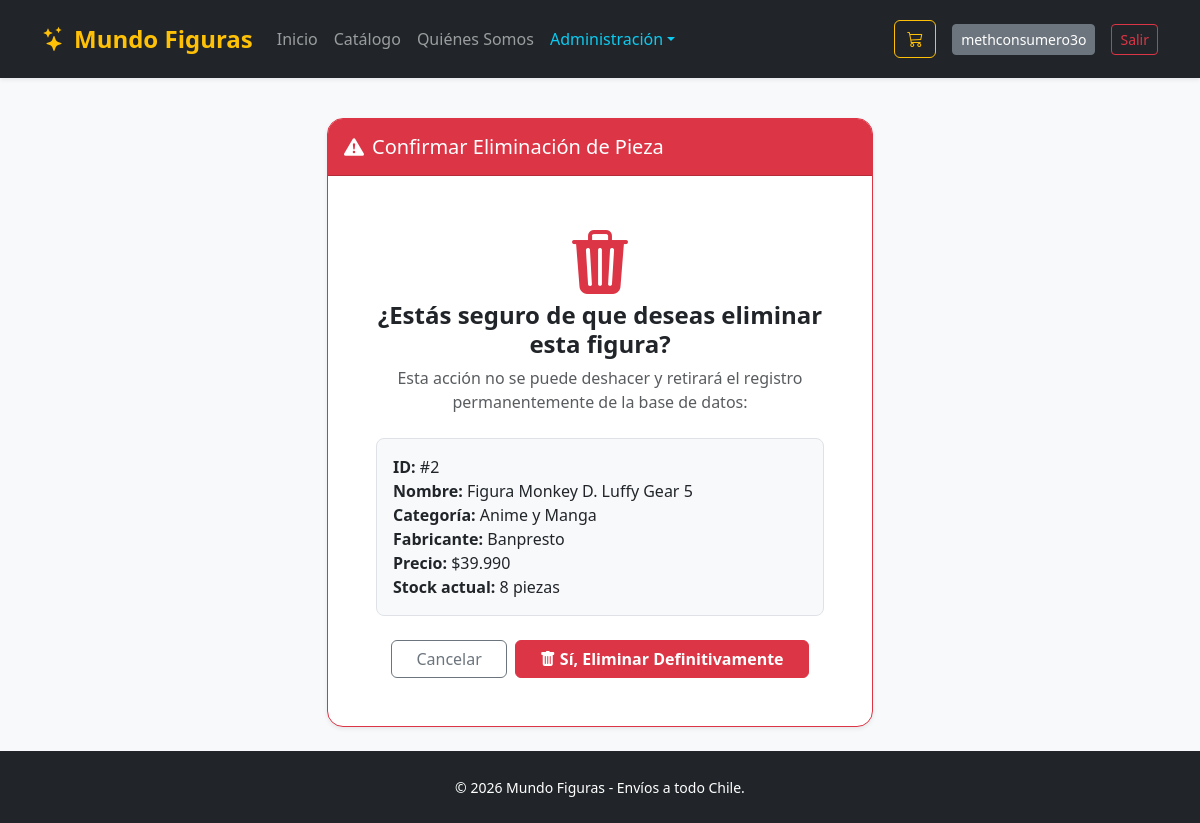
The app's page /catalogo/gestion/eliminar/2/ (signed in) with its own data.
### apps/catalogo/models.py (models this page shows, shortened)
class Figura(models.Model):
    nombre = models.CharField(max_length=200, verbose_name="Nombre de la Figura")
    slug = models.SlugField(max_length=220, unique=True, blank=True)
    categoria = models.ForeignKey(Categoria, on_delete=models.PROTECT, related_name="figuras", verbose_name="Categoría")
    fabricante = models.CharField(max_length=100, verbose_name="Fabricante / Marca")
    escala = models.CharField(max_length=50, blank=True, verbose_name="Escala o Altura")
    descripcion = models.TextField(verbose_name="Descripción y Materiales")
    precio = models.DecimalField(max_digits=10, decimal_places=0, validators=[MinValueValidator(0)], verbose_name="Precio en CLP")
    stock = models.PositiveIntegerField(default=0, verbose_name="Stock disponible")
    imagen = models.ImageField(upload_to="figuras/", blank=True, null=True, verbose_name="Fotografía")
    destacado = models.BooleanField(default=False, verbose_name="¿Destacado?")
    activo = models.BooleanField(default=True, verbose_name="¿Disponible?")
    fecha_creacion = models.DateTimeField(auto_now_add=True)
    fecha_actualizacion = models.DateTimeField(auto_now=True)
    class Meta:
        verbose_name_plural = "Figuras Coleccionables"
        ordering = ['-fecha_creacion']
    @property
    def precio_formateado(self):
        return f"${self.precio:,.0f}".replace(",", ".")

class Categoria(models.Model):
    nombre = models.CharField(max_length=100, unique=True, verbose_name="Categoría o Franquicia")
    slug = models.SlugField(max_length=120, unique=True, blank=True, help_text="URL amigable")
    descripcion = models.TextField(blank=True, verbose_name="Descripción")
    activo = models.BooleanField(default=True, verbose_name="¿Activo?")
    creado_en = models.DateTimeField(auto_now_add=True)
    class Meta:
        verbose_name_plural = "Categorías"
        ordering = ['nombre']

### apps/catalogo/views.py (the view)
# urls.py: path('gestion/eliminar/<int:id>/', views.figura_eliminar, name='eliminar'),
@login_required
@user_passes_test(es_administrador, login_url='catalogo:lista')
def figura_eliminar(request, id):
    figura = get_object_or_404(Figura, id=id)
    if request.method == 'POST':
        nombre = figura.nombre
        figura.delete()
        messages.success(request, f"Figura '{nombre}' eliminada.")
        return redirect('catalogo:gestion')
    return render(request, 'catalogo/figura_confirmar_eliminar.html', {'figura': figura})

### apps/catalogo/views.py (called while the page is built)
def es_administrador(user):
    return user.is_authenticated and (user.is_staff or user.is_superuser)

### apps/pedidos/context_processors.py (called while the page is built)
def carrito_context(request):
    carrito = request.session.get('carrito', {})
    total_items = sum(item.get('cantidad', 0) for item in carrito.values())
    return {
        'carrito_total_items': total_items
    }

### templates/catalogo/figura_confirmar_eliminar.html (shortened to what this page needs)
{% extends 'base.html' %}
{% block content %}
<div class="row justify-content-center">
    <div class="col-md-6">
        <div class="card border-danger shadow-sm rounded-4 overflow-hidden bg-white">
            <div class="card-header bg-danger text-white py-3">
                <h5 class="card-title mb-0"><i class="bi bi-exclamation-triangle-fill me-2"></i>Confirmar Eliminación de Pieza</h5>
            </div>
            <div class="card-body p-4 p-md-5 text-center">
                <i class="bi bi-trash3-fill text-danger display-3 mb-3"></i>
                <h4 class="fw-bold mb-2">¿Estás seguro de que deseas eliminar esta figura?</h4>
                <p class="text-muted mb-4">Esta acción no se puede deshacer y retirará el registro permanentemente de la base de datos:</p>
                <div class="p-3 bg-light rounded-3 border mb-4 text-start">
                    <ul class="list-unstyled mb-0">
                        <li><strong>ID:</strong> #{{ figura.id }}</li>
                        <li><strong>Nombre:</strong> {{ figura.nombre }}</li>
                        <li><strong>Categoría:</strong> {{ figura.categoria.nombre }}</li>
                        <li><strong>Fabricante:</strong> {{ figura.fabricante }}</li>
                        <li><strong>Precio:</strong> {{ figura.precio_formateado }}</li>
                        <li><strong>Stock actual:</strong> {{ figura.stock }} piezas</li>
                    </ul>
                </div>
                <form method="post">
                    <div class="d-flex justify-content-center gap-2">
                        <a href="{% url 'catalogo:gestion' %}" class="btn btn-outline-secondary px-4">
                            Cancelar
                        </a>
                        <button type="submit" class="btn btn-danger px-4 fw-semibold">
                            <i class="bi bi-trash-fill me-1"></i>Sí, Eliminar Definitivamente
                        </button>
                    </div>
                </form>
            </div>
        </div>
    </div>
</div>
{% endblock %}

### templates/base.html (shortened to what this page needs)
<!DOCTYPE html>
<html lang="es">
<head>
    <link href="https://cdn.jsdelivr.net/npm/bootstrap@5.3.3/dist/css/bootstrap.min.css" rel="stylesheet">
    <link rel="stylesheet" href="https://cdn.jsdelivr.net/npm/bootstrap-icons@1.11.3/font/bootstrap-icons.min.css">
</head>
<body class="bg-light d-flex flex-column min-vh-100">
    <nav class="navbar navbar-expand-lg navbar-dark bg-dark sticky-top shadow-sm py-3">
        <div class="container">
            <a class="navbar-brand fw-bold text-warning fs-4" href="{% url 'core:inicio' %}">
                <i class="bi bi-stars me-2"></i>Mundo Figuras
            </a>
            <div class="collapse navbar-collapse" id="menu">
                <ul class="navbar-nav me-auto">
                    <li class="nav-item"><a class="nav-link" href="{% url 'core:inicio' %}">Inicio</a></li>
                    <li class="nav-item"><a class="nav-link" href="{% url 'catalogo:lista' %}">Catálogo</a></li>
                    <li class="nav-item"><a class="nav-link" href="{% url 'core:nosotros' %}">Quiénes Somos</a></li>
                    {% if user.is_staff %}
                    <li class="nav-item dropdown">
                        <a class="nav-link dropdown-toggle text-info" href="#" data-bs-toggle="dropdown">Administración</a>
                    </li>
                    {% endif %}
                </ul>
                <div class="d-flex align-items-center gap-3">
                    <a href="{% url 'pedidos:ver' %}" class="btn btn-outline-warning position-relative">
                        <i class="bi bi-cart3"></i>
                    </a>
                    {% if user.is_authenticated %}
                        <a href="{% url 'usuarios:perfil' %}" class="btn btn-secondary btn-sm">{{ user.username }}</a>
                        <a href="{% url 'usuarios:logout' %}" class="btn btn-outline-danger btn-sm">Salir</a>
                    {% else %}
                        <a href="{% url 'usuarios:login' %}" class="btn btn-outline-light btn-sm">Ingresar</a>
                        <a href="{% url 'usuarios:registro' %}" class="btn btn-warning btn-sm fw-semibold">Registrarse</a>
                    {% endif %}
                </div>
            </div>
        </div>
    </nav>
    <main class="container my-4 flex-grow-1">
        {% block content %}{% endblock %}
    </main>
    <footer class="bg-dark text-white py-4 mt-auto">
        <div class="container text-center">
            <small>&copy; 2026 Mundo Figuras - Envíos a todo Chile.</small>
        </div>
    </footer>
</body>
</html>

### records on screen
Figura: id "2", nombre "Figura Monkey D. Luffy Gear 5", categoria.nombre "Anime y Manga", fabricante "Banpresto", precio_formateado "$39.990", stock "8"

### other values on screen
{{ user.username }} "methconsumero3o"
